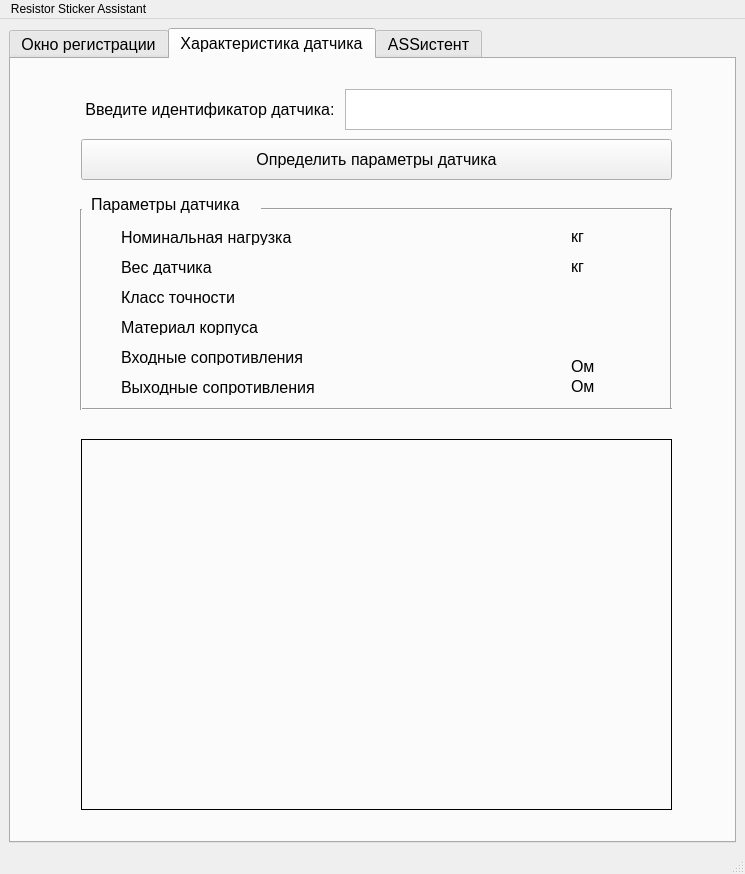
<?xml version="1.0" encoding="UTF-8"?>
<ui version="4.0">
 <class>MainWindow</class>
 <widget class="QMainWindow" name="MainWindow">
  <property name="geometry">
   <rect>
    <x>0</x>
    <y>0</y>
    <width>745</width>
    <height>874</height>
   </rect>
  </property>
  <property name="windowTitle">
   <string>MainWindow</string>
  </property>
  <widget class="QWidget" name="centralwidget">
   <layout class="QHBoxLayout" name="horizontalLayout">
    <item>
     <widget class="QTabWidget" name="tabWidget">
      <property name="font">
       <font>
        <pointsize>12</pointsize>
       </font>
      </property>
      <property name="tabShape">
       <enum>QTabWidget::Rounded</enum>
      </property>
      <property name="currentIndex">
       <number>1</number>
      </property>
      <property name="iconSize">
       <size>
        <width>30</width>
        <height>30</height>
       </size>
      </property>
      <widget class="QWidget" name="Home">
       <attribute name="title">
        <string>Окно регистрации</string>
       </attribute>
       <widget class="QLabel" name="avatarWorkerPicture">
        <property name="geometry">
         <rect>
          <x>70</x>
          <y>80</y>
          <width>231</width>
          <height>281</height>
         </rect>
        </property>
        <property name="frameShape">
         <enum>QFrame::Box</enum>
        </property>
        <property name="text">
         <string/>
        </property>
       </widget>
       <widget class="QLabel" name="nameTextLabel">
        <property name="geometry">
         <rect>
          <x>350</x>
          <y>210</y>
          <width>81</width>
          <height>20</height>
         </rect>
        </property>
        <property name="text">
         <string>Имя:</string>
        </property>
       </widget>
       <widget class="QLabel" name="surnameTextLabel">
        <property name="geometry">
         <rect>
          <x>350</x>
          <y>170</y>
          <width>81</width>
          <height>20</height>
         </rect>
        </property>
        <property name="text">
         <string>Фамилия:</string>
        </property>
       </widget>
       <widget class="QLabel" name="patronymicTextLabel">
        <property name="geometry">
         <rect>
          <x>350</x>
          <y>250</y>
          <width>81</width>
          <height>20</height>
         </rect>
        </property>
        <property name="text">
         <string>Отчество:</string>
        </property>
       </widget>
       <widget class="QTextEdit" name="enterSurnameTextBox">
        <property name="geometry">
         <rect>
          <x>440</x>
          <y>160</y>
          <width>221</width>
          <height>31</height>
         </rect>
        </property>
        <property name="verticalScrollBarPolicy">
         <enum>Qt::ScrollBarAlwaysOff</enum>
        </property>
        <property name="placeholderText">
         <string>Введите фамилию</string>
        </property>
       </widget>
       <widget class="QTextEdit" name="enterNameTextBox">
        <property name="geometry">
         <rect>
          <x>440</x>
          <y>200</y>
          <width>221</width>
          <height>31</height>
         </rect>
        </property>
        <property name="verticalScrollBarPolicy">
         <enum>Qt::ScrollBarAlwaysOff</enum>
        </property>
        <property name="placeholderText">
         <string>Введите имя</string>
        </property>
       </widget>
       <widget class="QTextEdit" name="enterPatronymicTextBox">
        <property name="geometry">
         <rect>
          <x>440</x>
          <y>240</y>
          <width>221</width>
          <height>31</height>
         </rect>
        </property>
        <property name="verticalScrollBarPolicy">
         <enum>Qt::ScrollBarAlwaysOff</enum>
        </property>
        <property name="placeholderText">
         <string>Введите отчество</string>
        </property>
       </widget>
       <widget class="QPushButton" name="loginButton">
        <property name="geometry">
         <rect>
          <x>230</x>
          <y>450</y>
          <width>231</width>
          <height>41</height>
         </rect>
        </property>
        <property name="text">
         <string>Войти</string>
        </property>
       </widget>
       <widget class="QPushButton" name="signinButton">
        <property name="geometry">
         <rect>
          <x>230</x>
          <y>530</y>
          <width>231</width>
          <height>41</height>
         </rect>
        </property>
        <property name="text">
         <string>Зарегестрироваться</string>
        </property>
       </widget>
       <widget class="QLabel" name="orTextLabel">
        <property name="geometry">
         <rect>
          <x>330</x>
          <y>500</y>
          <width>31</width>
          <height>16</height>
         </rect>
        </property>
        <property name="text">
         <string>или</string>
        </property>
       </widget>
       <widget class="QLabel" name="errorMessageLabel">
        <property name="geometry">
         <rect>
          <x>230</x>
          <y>590</y>
          <width>231</width>
          <height>31</height>
         </rect>
        </property>
        <property name="text">
         <string/>
        </property>
       </widget>
      </widget>
      <widget class="QWidget" name="SensorType">
       <attribute name="title">
        <string>Характеристика датчика</string>
       </attribute>
       <widget class="QPushButton" name="spotTypeSensorButton">
        <property name="geometry">
         <rect>
          <x>70</x>
          <y>80</y>
          <width>591</width>
          <height>41</height>
         </rect>
        </property>
        <property name="text">
         <string>Определить параметры датчика</string>
        </property>
       </widget>
       <widget class="QWidget" name="layoutWidget_2">
        <property name="geometry">
         <rect>
          <x>70</x>
          <y>30</y>
          <width>591</width>
          <height>41</height>
         </rect>
        </property>
        <layout class="QHBoxLayout" name="horizontalLayout_5">
         <item>
          <widget class="QLabel" name="sensorInfoLabel">
           <property name="font">
            <font>
             <pointsize>12</pointsize>
            </font>
           </property>
           <property name="text">
            <string> Введите идентификатор датчика: </string>
           </property>
          </widget>
         </item>
         <item>
          <widget class="QTextEdit" name="sensorInfoInput"/>
         </item>
        </layout>
       </widget>
       <widget class="QPlainTextEdit" name="plainTextEdit">
        <property name="geometry">
         <rect>
          <x>-240</x>
          <y>330</y>
          <width>104</width>
          <height>78</height>
         </rect>
        </property>
       </widget>
       <widget class="QLabel" name="sensorParamsLabel">
        <property name="geometry">
         <rect>
          <x>80</x>
          <y>130</y>
          <width>181</width>
          <height>31</height>
         </rect>
        </property>
        <property name="text">
         <string>Параметры датчика</string>
        </property>
       </widget>
       <widget class="Line" name="line">
        <property name="geometry">
         <rect>
          <x>250</x>
          <y>140</y>
          <width>411</width>
          <height>20</height>
         </rect>
        </property>
        <property name="orientation">
         <enum>Qt::Horizontal</enum>
        </property>
       </widget>
       <widget class="Line" name="line_2">
        <property name="geometry">
         <rect>
          <x>650</x>
          <y>150</y>
          <width>20</width>
          <height>201</height>
         </rect>
        </property>
        <property name="orientation">
         <enum>Qt::Vertical</enum>
        </property>
       </widget>
       <widget class="Line" name="line_3">
        <property name="geometry">
         <rect>
          <x>70</x>
          <y>340</y>
          <width>591</width>
          <height>20</height>
         </rect>
        </property>
        <property name="orientation">
         <enum>Qt::Horizontal</enum>
        </property>
       </widget>
       <widget class="Line" name="line_4">
        <property name="geometry">
         <rect>
          <x>60</x>
          <y>150</y>
          <width>20</width>
          <height>201</height>
         </rect>
        </property>
        <property name="orientation">
         <enum>Qt::Vertical</enum>
        </property>
       </widget>
       <widget class="QLabel" name="label_2">
        <property name="geometry">
         <rect>
          <x>110</x>
          <y>170</y>
          <width>251</width>
          <height>16</height>
         </rect>
        </property>
        <property name="text">
         <string>Номинальная нагрузка</string>
        </property>
       </widget>
       <widget class="QLabel" name="label_3">
        <property name="geometry">
         <rect>
          <x>110</x>
          <y>200</y>
          <width>251</width>
          <height>16</height>
         </rect>
        </property>
        <property name="text">
         <string>Вес датчика</string>
        </property>
       </widget>
       <widget class="QLabel" name="label_4">
        <property name="geometry">
         <rect>
          <x>110</x>
          <y>230</y>
          <width>251</width>
          <height>16</height>
         </rect>
        </property>
        <property name="text">
         <string>Класс точности</string>
        </property>
       </widget>
       <widget class="QLabel" name="label_5">
        <property name="geometry">
         <rect>
          <x>110</x>
          <y>260</y>
          <width>251</width>
          <height>16</height>
         </rect>
        </property>
        <property name="text">
         <string>Материал корпуса</string>
        </property>
       </widget>
       <widget class="QLabel" name="label_6">
        <property name="geometry">
         <rect>
          <x>560</x>
          <y>170</y>
          <width>54</width>
          <height>14</height>
         </rect>
        </property>
        <property name="text">
         <string>кг</string>
        </property>
       </widget>
       <widget class="QLabel" name="label_7">
        <property name="geometry">
         <rect>
          <x>560</x>
          <y>200</y>
          <width>54</width>
          <height>14</height>
         </rect>
        </property>
        <property name="text">
         <string>кг</string>
        </property>
       </widget>
       <widget class="QLabel" name="sensorRatedLoad">
        <property name="geometry">
         <rect>
          <x>370</x>
          <y>170</y>
          <width>61</width>
          <height>16</height>
         </rect>
        </property>
        <property name="text">
         <string/>
        </property>
       </widget>
       <widget class="QLabel" name="sensorWeight">
        <property name="geometry">
         <rect>
          <x>370</x>
          <y>200</y>
          <width>61</width>
          <height>16</height>
         </rect>
        </property>
        <property name="text">
         <string/>
        </property>
       </widget>
       <widget class="QLabel" name="sensorAccuracyClass">
        <property name="geometry">
         <rect>
          <x>370</x>
          <y>230</y>
          <width>61</width>
          <height>16</height>
         </rect>
        </property>
        <property name="text">
         <string/>
        </property>
       </widget>
       <widget class="QLabel" name="sensorMaterial">
        <property name="geometry">
         <rect>
          <x>370</x>
          <y>260</y>
          <width>61</width>
          <height>16</height>
         </rect>
        </property>
        <property name="text">
         <string/>
        </property>
       </widget>
       <widget class="QLabel" name="label_12">
        <property name="geometry">
         <rect>
          <x>110</x>
          <y>290</y>
          <width>251</width>
          <height>16</height>
         </rect>
        </property>
        <property name="text">
         <string>Входные сопротивления</string>
        </property>
       </widget>
       <widget class="QLabel" name="label_13">
        <property name="geometry">
         <rect>
          <x>110</x>
          <y>320</y>
          <width>251</width>
          <height>16</height>
         </rect>
        </property>
        <property name="text">
         <string>Выходные сопротивления</string>
        </property>
       </widget>
       <widget class="QLabel" name="sensorInputImpedance">
        <property name="geometry">
         <rect>
          <x>370</x>
          <y>290</y>
          <width>61</width>
          <height>16</height>
         </rect>
        </property>
        <property name="text">
         <string/>
        </property>
       </widget>
       <widget class="QLabel" name="sensorOutputImpedances">
        <property name="geometry">
         <rect>
          <x>370</x>
          <y>320</y>
          <width>61</width>
          <height>16</height>
         </rect>
        </property>
        <property name="text">
         <string/>
        </property>
       </widget>
       <widget class="QLabel" name="label_16">
        <property name="geometry">
         <rect>
          <x>560</x>
          <y>300</y>
          <width>54</width>
          <height>14</height>
         </rect>
        </property>
        <property name="text">
         <string>Ом</string>
        </property>
       </widget>
       <widget class="QLabel" name="label_17">
        <property name="geometry">
         <rect>
          <x>560</x>
          <y>320</y>
          <width>54</width>
          <height>14</height>
         </rect>
        </property>
        <property name="text">
         <string>Ом</string>
        </property>
       </widget>
       <widget class="QLabel" name="sensorTypePicture">
        <property name="geometry">
         <rect>
          <x>70</x>
          <y>380</y>
          <width>591</width>
          <height>371</height>
         </rect>
        </property>
        <property name="frameShape">
         <enum>QFrame::Box</enum>
        </property>
        <property name="text">
         <string/>
        </property>
       </widget>
      </widget>
      <widget class="QWidget" name="StickerAssistant">
       <attribute name="title">
        <string>ASSистент</string>
       </attribute>
       <widget class="QPushButton" name="enableCameraButton">
        <property name="geometry">
         <rect>
          <x>60</x>
          <y>48</y>
          <width>591</width>
          <height>31</height>
         </rect>
        </property>
        <property name="text">
         <string>Включить камеру</string>
        </property>
       </widget>
       <widget class="QLabel" name="videoStreamWindow">
        <property name="geometry">
         <rect>
          <x>61</x>
          <y>89</y>
          <width>591</width>
          <height>301</height>
         </rect>
        </property>
        <property name="frameShape">
         <enum>QFrame::Box</enum>
        </property>
        <property name="text">
         <string/>
        </property>
       </widget>
       <widget class="QLabel" name="editedPictureWindow">
        <property name="geometry">
         <rect>
          <x>61</x>
          <y>439</y>
          <width>591</width>
          <height>301</height>
         </rect>
        </property>
        <property name="frameShape">
         <enum>QFrame::Box</enum>
        </property>
        <property name="text">
         <string/>
        </property>
       </widget>
       <widget class="QWidget" name="layoutWidget">
        <property name="geometry">
         <rect>
          <x>60</x>
          <y>20</y>
          <width>591</width>
          <height>24</height>
         </rect>
        </property>
        <layout class="QHBoxLayout" name="horizontalLayout_4">
         <item>
          <spacer name="horizontalSpacer_3">
           <property name="orientation">
            <enum>Qt::Horizontal</enum>
           </property>
           <property name="sizeHint" stdset="0">
            <size>
             <width>18</width>
             <height>20</height>
            </size>
           </property>
          </spacer>
         </item>
         <item>
          <widget class="QLabel" name="prepareDetailCommand_2">
           <property name="text">
            <string>Установите деталь под считывающую камеру!</string>
           </property>
          </widget>
         </item>
         <item>
          <spacer name="horizontalSpacer_4">
           <property name="orientation">
            <enum>Qt::Horizontal</enum>
           </property>
           <property name="sizeHint" stdset="0">
            <size>
             <width>18</width>
             <height>20</height>
            </size>
           </property>
          </spacer>
         </item>
        </layout>
       </widget>
       <widget class="QPushButton" name="getCameraFrameButton">
        <property name="geometry">
         <rect>
          <x>61</x>
          <y>399</y>
          <width>591</width>
          <height>31</height>
         </rect>
        </property>
        <property name="text">
         <string>Оценить резистор</string>
        </property>
       </widget>
      </widget>
     </widget>
    </item>
   </layout>
  </widget>
  <widget class="QStatusBar" name="statusbar"/>
  <widget class="QMenuBar" name="menubar">
   <property name="geometry">
    <rect>
     <x>0</x>
     <y>0</y>
     <width>745</width>
     <height>23</height>
    </rect>
   </property>
   <widget class="QMenu" name="menuResistor_Sticker_Assistant">
    <property name="title">
     <string>Resistor Sticker Assistant</string>
    </property>
    <addaction name="separator"/>
   </widget>
   <addaction name="menuResistor_Sticker_Assistant"/>
  </widget>
 </widget>
 <resources/>
 <connections/>
</ui>
